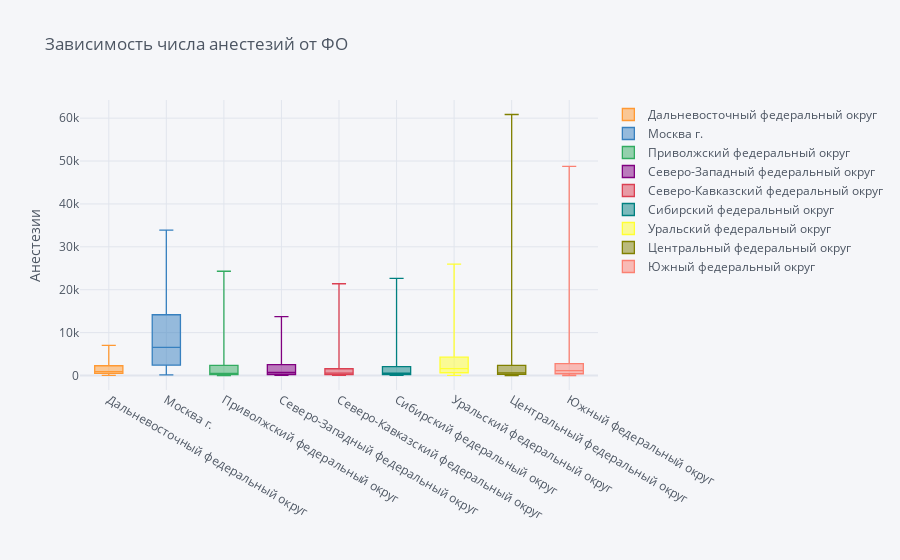

The notebook cell this image was saved under:
### Code cell
# Зависимость числа анестезий от ФО  визуализация данных с помощью Plotly
data_test.pivot(columns='ФО_Москва', values='01._Аналгоседация').iplot(
        kind='box',
        yTitle='Анестезии',
        title='Зависимость числа анестезий от ФО')

### Figure 1 — Plotly figure (JSON) as saved in the notebook; plotly's stock layout.template omitted (floating-point values rounded to 4 significant figures; data arrays with more than 128 entries replaced by an {"elided": "..."} marker saying what was removed)
{"data": [{"boxpoints": false, "line": {"width": 1.3}, "marker": {"color": "rgba(255, 153, 51, 1.0)"}, "name": "Дальневосточный федеральный округ", "orientation": "v", "type": "box", "y": {"elided": "1538 int values"}}, {"boxpoints": false, "line": {"width": 1.3}, "marker": {"color": "rgba(55, 128, 191, 1.0)"}, "name": "Москва г.", "orientation": "v", "type": "box", "y": {"elided": "1538 int values"}}, {"boxpoints": false, "line": {"width": 1.3}, "marker": {"color": "rgba(50, 171, 96, 1.0)"}, "name": "Приволжский федеральный округ", "orientation": "v", "type": "box", "y": {"elided": "1538 int values"}}, {"boxpoints": false, "line": {"width": 1.3}, "marker": {"color": "rgba(128, 0, 128, 1.0)"}, "name": "Северо-Западный федеральный округ", "orientation": "v", "type": "box", "y": {"elided": "1538 int values"}}, {"boxpoints": false, "line": {"width": 1.3}, "marker": {"color": "rgba(219, 64, 82, 1.0)"}, "name": "Северо-Кавказский федеральный округ", "orientation": "v", "type": "box", "y": {"elided": "1538 int values"}}, {"boxpoints": false, "line": {"width": 1.3}, "marker": {"color": "rgba(0, 128, 128, 1.0)"}, "name": "Сибирский федеральный округ", "orientation": "v", "type": "box", "y": {"elided": "1538 int values"}}, {"boxpoints": false, "line": {"width": 1.3}, "marker": {"color": "rgba(255, 255, 51, 1.0)"}, "name": "Уральский федеральный округ", "orientation": "v", "type": "box", "y": {"elided": "1538 int values"}}, {"boxpoints": false, "line": {"width": 1.3}, "marker": {"color": "rgba(128, 128, 0, 1.0)"}, "name": "Центральный федеральный округ", "orientation": "v", "type": "box", "y": {"elided": "1538 int values"}}, {"boxpoints": false, "line": {"width": 1.3}, "marker": {"color": "rgba(251, 128, 114, 1.0)"}, "name": "Южный федеральный округ", "orientation": "v", "type": "box", "y": {"elided": "1538 int values"}}], "layout": {"legend": {"bgcolor": "#F5F6F9", "font": {"color": "#4D5663"}}, "paper_bgcolor": "#F5F6F9", "plot_bgcolor": "#F5F6F9", "title": {"font": {"color": "#4D5663"}, "text": "Зависимость числа анестезий от ФО"}, "xaxis": {"gridcolor": "#E1E5ED", "showgrid": true, "tickfont": {"color": "#4D5663"}, "title": {"font": {"color": "#4D5663"}, "text": ""}, "zerolinecolor": "#E1E5ED"}, "yaxis": {"gridcolor": "#E1E5ED", "showgrid": true, "tickfont": {"color": "#4D5663"}, "title": {"font": {"color": "#4D5663"}, "text": "Анестезии"}, "zerolinecolor": "#E1E5ED"}}}
